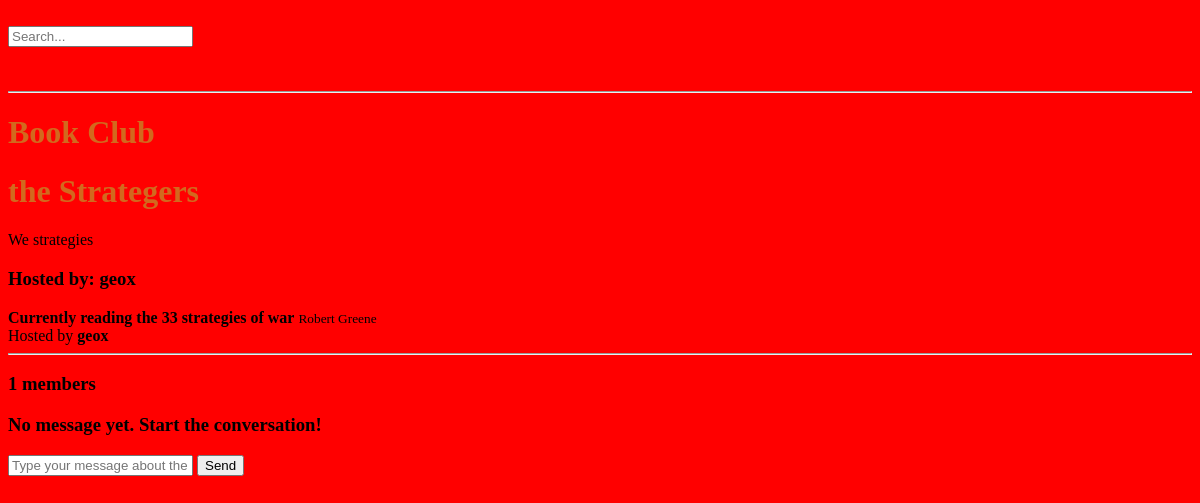
The app's page /bookclub/1/, older data.
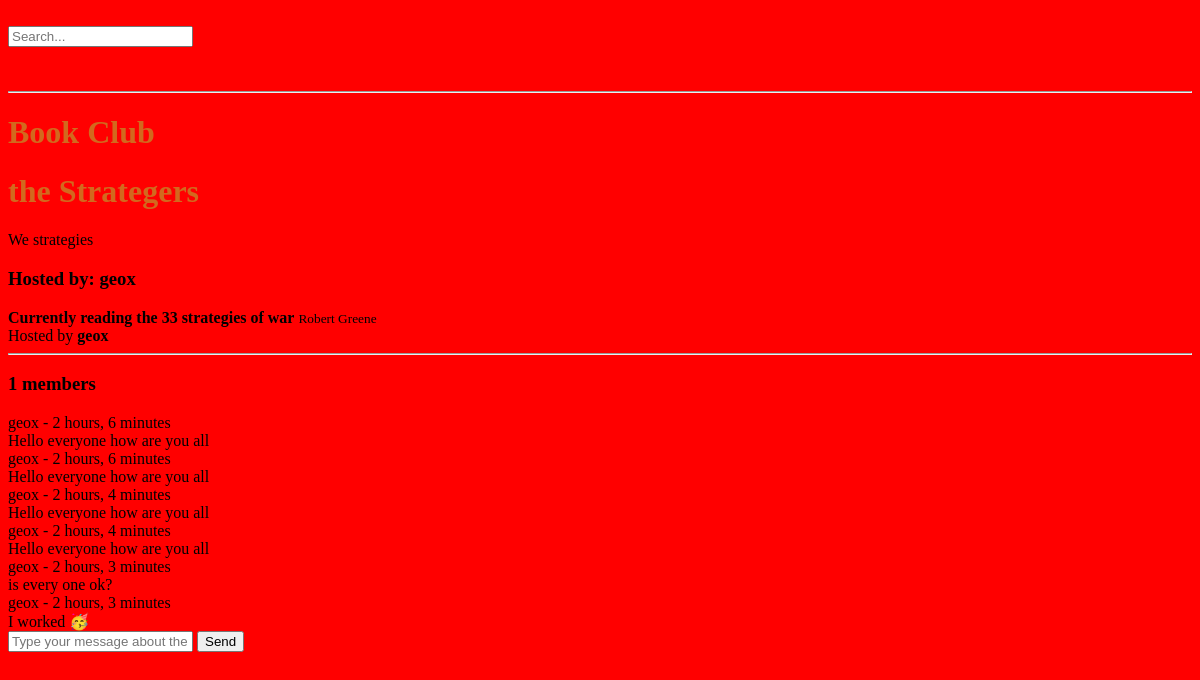
The same page, newer data.
### main/models.py (models this page shows, shortened)
class BookClub(models.Model):
    name = models.CharField(max_length=200)
    description = models.TextField(max_length=5000)
    host = models.ForeignKey(Profile, on_delete=models.CASCADE, related_name='host')
    members = models.ManyToManyField(Profile, blank=True, related_name='members')
    current_book = models.ForeignKey(Book, on_delete=models.CASCADE)
    date_created = models.DateTimeField(auto_now_add=True)

class Profile(models.Model):
    user = models.OneToOneField(User, on_delete=models.CASCADE)
    profile_image = models.ImageField(default='default.jpg', upload_to='Images/profile_pics')
    bio = models.TextField()
    streak = models.IntegerField(default=0)
    def __str__(self):
        return self.user.username

class Book(models.Model):
    GENRE_CHOICES = [
        ('fiction', 'Fiction'),
        ('romance', 'Romance'),
        ('non-fiction', 'Non-fiction'),
        ('fantasy', 'Fantasy'),
        ('sci-fi', 'Sci-Fi'),
        ('historical', 'Historical'),
        ('mystery', 'Mystery'),
        ('biography', 'Biography'),
        ('philosophy', 'Philosophy'),
        ('poetry', 'Poetry'),
        ('horror', 'Horror'),
        ('adventure', 'Adventure'),
        ('psychology', 'Psychology'),
        ('other', 'Other'),
    ]
    author = models.CharField(max_length=200)
    title = models.CharField(max_length=500)
    image = models.ImageField(default='default.jpg', upload_to='Images/books')
    genre = models.TextField(max_length= 100, choices=GENRE_CHOICES, default="other")
    summary = models.TextField(max_length=5000, null=True)
    valid = models.BooleanField(default=False)

class Chat_BC(models.Model):
    bookClub = models.ForeignKey(BookClub, on_delete=models.CASCADE)
    author = models.ForeignKey(Profile, on_delete=models.CASCADE)
    content = models.TextField(max_length=5000)
    date_updated = models.DateTimeField(auto_now=True)
    date_written = models.DateTimeField(auto_now_add=True)

### main/views.py (the view, shortened to what this page needs)
# urls.py: path('bookclub/<str:pk>/',views.bookclub,name='bookclub'),
def bookclub(request, pk):
    bookclub = BookClub.objects.get(id=pk)
    chats = Chat_BC.objects.filter(bookClub=bookclub).order_by('date_written')
    context = {'bookclub': bookclub, 'chats':chats}
    return render(request,'main/bookclub.html', context)

### main/templates/main/bookclub.html (shortened to what this page needs)
{% extends 'main.html' %}
{% block content %}
<div>
    <div>
        <h1>Book Club</h1>
    </div>
    <div>
        <h1>{{ bookclub.name }}</h1>
        <p>{{ bookclub.description }}</p>
        <h3>Hosted by: {{ bookclub.host }}</h3>
    </div>
    <div>
        <strong>Currently reading {{ bookclub.current_book.title }}</strong>
        <small>{{ bookclub.current_book.author }}</small>
    </div>
    <div>Hosted by <strong>{{ bookclub.host }}</strong></div>
    <hr>
    <h3>{{ bookclub.members.count }} members</h3>
    <div class="bookclub-chat">
        <div class="chat-messages">
            {% if chats %}
                {% for chat in chats %}
                    <div class="chat-message">
                        <div class="chat-message-header">{{ chat.author.user.username }} - {{ chat.date_written|timesince }}</div>
                        <div class="chat-message-body">{{ chat.content }}</div>
                    </div>
                {% endfor %}
            {% else %}
                <h3>No message yet. Start the conversation!</h3>
            {% endif %}
        </div>
        <div>
            <form method="POST" action="">
                <input type="text" name="content" placeholder="Type your message about the book here" required>
                <button type="submit">Send</button>
            </form>
        </div>
    </div>
</div>
{% endblock %}

### templates/main.html (shortened to what this page needs)
{% load static %}
<!DOCTYPE html>
<html lang="en">
<head>
    <link rel="stylesheet" href="{% static 'css/main.css' %}">
</head>
<body>
{% include 'navbar.html' %}
{% block content %}
{% endblock %}
</body>
</html>

### templates/navbar.html
<nav class="navbar">
    <div class="logo"><a href="{% url 'home' %}">OpenPage</a></div>
    <div>
        <form method="get" action="{% url 'home' %}">
            <input type="text" name="q" placeholder="Search...">
        </form>
    </div>
    <div>
        <a href="{% url 'home' %}">Home</a>
        <a href="{% url 'about' %}">About</a>
        <a href="{% url 'profile' 1 %}">Profile</a>
    </div>
    <div>
        {% if request.user.is_authenticated %}
            <p>Hello {{ request.user }}</p>
            <ul><a href="{% url 'profile' user.id %}">view profile</a> </ul>
            <a href="{% url 'logout' %}">logout</a>
        {% else %}
            <a href="{% url 'login' %}">login</a>
        {% endif %}
    </div>
</nav>
<hr>

### static/css/main.css (style rules this page uses)
body { background-color: red; font-size: 16px; }
a { color: red; }
h1 { color: chocolate; }

Row changes from the older to the newer data that the page shows:
added Chat_BC: author.user.username "geox", date_written "2 hours, 6 minutes", content "Hello everyone how are you all"
added Chat_BC: author.user.username "geox", date_written "2 hours, 6 minutes", content "Hello everyone how are you all"
added Chat_BC: author.user.username "geox", date_written "2 hours, 4 minutes", content "Hello everyone how are you all"
added Chat_BC: author.user.username "geox", date_written "2 hours, 4 minutes", content "Hello everyone how are you all"
added Chat_BC: author.user.username "geox", date_written "2 hours, 3 minutes", content "is every one ok?"
added Chat_BC: author.user.username "geox", date_written "2 hours, 3 minutes", content "I worked 🥳"
Text that changed along with them:
text no longer shown: "No message yet. Start the conversation!"
